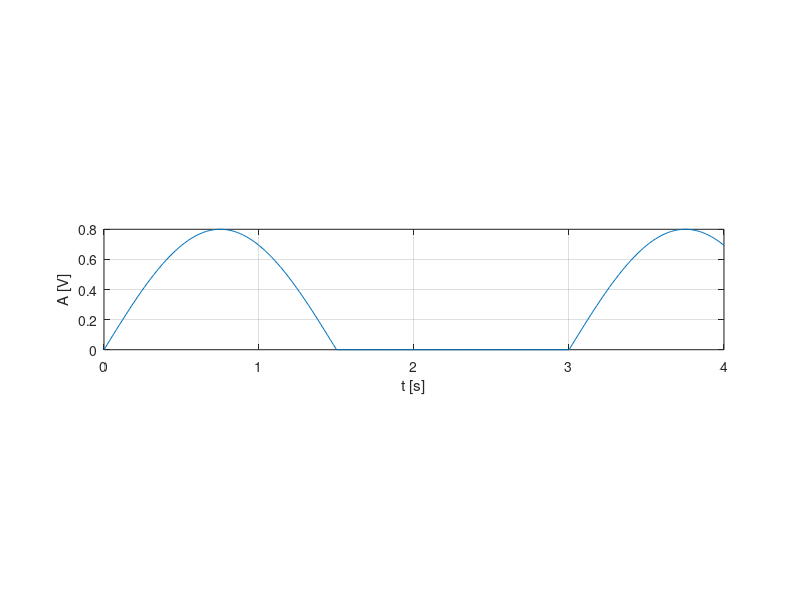

This figure's MATLAB source:
%20 ms
t=0:0.02:4;
f=0.3333;
y=2*pi*f;
s=0.4*(sin(y*t)+abs(sin(y*t)));
subplot(3,1,2)
plot(t,s),grid,xlabel('t [s]'),ylabel('A [V]');